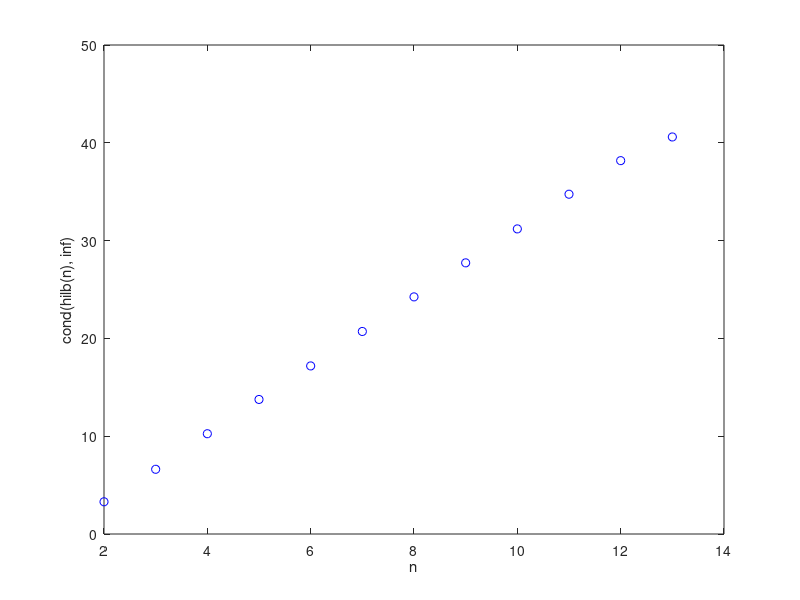

MATLAB code to generate this figure: (Note: this script raises an error after producing the figure.)
C = zeros(12, 1);
logC = zeros(12, 1);
D = zeros(12, 1);
R = zeros(12, 1);
N = (2:13)';
for n = 2:13
    H = hilb(n);
    x = ones(n,1);
    b = H*x;
    x_hat = H\b;
    relative_error = norm(x-x_hat, inf)/norm(x, inf);
    R(n-1) = relative_error;
    if relative_error >= 1
        max_n = n-1;
    end
    condition = cond(H, inf);
    C(n-1) = condition;
    logC(n-1) = log(condition);
    % use -log10(r_e) to approximate number of correct digits
    num_correct_digits = floor(-log10(relative_error));
    D(n-1) = num_correct_digits;
end

% part1: find the largest n with relative error < 1
fprintf('The largest n with relative error smaller than one: %d\n\n', max_n);

% part2: plot n versus log(cond(hilb(n)))
figure;
plot(N, logC, 'bo');
xlabel('n');
ylabel('cond(hilb(n), inf)');
    
% part3: print table of number of matched digits versus condition    
Table = table(N, R, C, D, 'VariableNames', ...
        {'n', 'relative_error', 'condition_number', 'number_correct_digits'});
disp(Table);